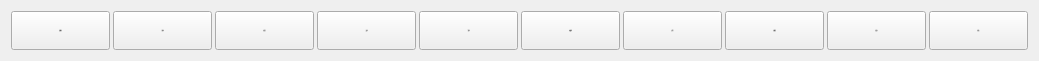
  <widget class="QWidget" name="layoutWidget">
   <property name="geometry">
    <rect>
     <x>0</x>
     <y>540</y>
     <width>1021</width>
     <height>41</height>
    </rect>
   </property>
   <layout class="QHBoxLayout" name="horizontalLayout">
    <property name="spacing">
     <number>3</number>
    </property>
    <item>
     <widget class="QPushButton" name="btnDelete">
      <property name="sizePolicy">
       <sizepolicy hsizetype="Preferred" vsizetype="Preferred">
        <horstretch>0</horstretch>
        <verstretch>0</verstretch>
       </sizepolicy>
      </property>
      <property name="minimumSize">
       <size>
        <width>99</width>
        <height>39</height>
       </size>
      </property>
      <property name="maximumSize">
       <size>
        <width>99</width>
        <height>39</height>
       </size>
      </property>
      <property name="font">
       <font>
        <family>SimSun</family>
        <pointsize>-1</pointsize>
        <weight>50</weight>
        <bold>false</bold>
       </font>
      </property>
      <property name="styleSheet">
       <string notr="true"/>
      </property>
      <property name="text">
       <string>删除</string>
      </property>
      <property name="icon">
       <iconset resource="images.qrc">
        <normaloff>:/images/teach_img/del.png</normaloff>:/images/teach_img/del.png</iconset>
      </property>
      <property name="iconSize">
       <size>
        <width>20</width>
        <height>20</height>
       </size>
      </property>
     </widget>
    </item>
    <item>
     <widget class="QPushButton" name="btnDevide">
      <property name="sizePolicy">
       <sizepolicy hsizetype="Preferred" vsizetype="Preferred">
        <horstretch>0</horstretch>
        <verstretch>0</verstretch>
       </sizepolicy>
      </property>
      <property name="minimumSize">
       <size>
        <width>99</width>
        <height>39</height>
       </size>
      </property>
      <property name="maximumSize">
       <size>
        <width>99</width>
        <height>39</height>
       </size>
      </property>
      <property name="font">
       <font>
        <family>SimSun</family>
        <pointsize>-1</pointsize>
        <weight>50</weight>
        <bold>false</bold>
       </font>
      </property>
      <property name="styleSheet">
       <string notr="true"/>
      </property>
      <property name="text">
       <string>分解</string>
      </property>
      <property name="icon">
       <iconset resource="images.qrc">
        <normaloff>:/images/teach_img/fenjie.png</normaloff>:/images/teach_img/fenjie.png</iconset>
      </property>
      <property name="iconSize">
       <size>
        <width>25</width>
        <height>25</height>
       </size>
      </property>
     </widget>
    </item>
    <item>
     <widget class="QPushButton" name="btnCombine">
      <property name="sizePolicy">
       <sizepolicy hsizetype="Preferred" vsizetype="Preferred">
        <horstretch>0</horstretch>
        <verstretch>0</verstretch>
       </sizepolicy>
      </property>
      <property name="minimumSize">
       <size>
        <width>99</width>
        <height>39</height>
       </size>
      </property>
      <property name="maximumSize">
       <size>
        <width>99</width>
        <height>39</height>
       </size>
      </property>
      <property name="font">
       <font>
        <family>SimSun</family>
        <pointsize>-1</pointsize>
        <weight>50</weight>
        <bold>false</bold>
       </font>
      </property>
      <property name="styleSheet">
       <string notr="true"/>
      </property>
      <property name="text">
       <string>组合</string>
      </property>
      <property name="icon">
       <iconset resource="images.qrc">
        <normaloff>:/images/teach_img/combin.png</normaloff>:/images/teach_img/combin.png</iconset>
      </property>
      <property name="iconSize">
       <size>
        <width>25</width>
        <height>25</height>
       </size>
      </property>
     </widget>
    </item>
    <item>
     <widget class="QPushButton" name="btnMoveUp">
      <property name="sizePolicy">
       <sizepolicy hsizetype="Preferred" vsizetype="Preferred">
        <horstretch>0</horstretch>
        <verstretch>0</verstretch>
       </sizepolicy>
      </property>
      <property name="minimumSize">
       <size>
        <width>99</width>
        <height>39</height>
       </size>
      </property>
      <property name="maximumSize">
       <size>
        <width>99</width>
        <height>39</height>
       </size>
      </property>
      <property name="font">
       <font>
        <family>SimSun</family>
        <pointsize>-1</pointsize>
        <weight>50</weight>
        <bold>false</bold>
       </font>
      </property>
      <property name="styleSheet">
       <string notr="true"/>
      </property>
      <property name="text">
       <string>上移</string>
      </property>
      <property name="icon">
       <iconset resource="images.qrc">
        <normaloff>:/images/teach_img/up.png</normaloff>:/images/teach_img/up.png</iconset>
      </property>
      <property name="iconSize">
       <size>
        <width>25</width>
        <height>25</height>
       </size>
      </property>
     </widget>
    </item>
    <item>
     <widget class="QPushButton" name="btnMoveDown">
      <property name="sizePolicy">
       <sizepolicy hsizetype="Preferred" vsizetype="Preferred">
        <horstretch>0</horstretch>
        <verstretch>0</verstretch>
       </sizepolicy>
      </property>
      <property name="minimumSize">
       <size>
        <width>99</width>
        <height>39</height>
       </size>
      </property>
      <property name="maximumSize">
       <size>
        <width>99</width>
        <height>39</height>
       </size>
      </property>
      <property name="font">
       <font>
        <family>SimSun</family>
        <pointsize>-1</pointsize>
        <weight>50</weight>
        <bold>false</bold>
       </font>
      </property>
      <property name="styleSheet">
       <string notr="true"/>
      </property>
      <property name="text">
       <string>下移</string>
      </property>
      <property name="icon">
       <iconset resource="images.qrc">
        <normaloff>:/images/teach_img/down.png</normaloff>:/images/teach_img/down.png</iconset>
      </property>
      <property name="iconSize">
       <size>
        <width>25</width>
        <height>25</height>
       </size>
      </property>
     </widget>
    </item>
    <item>
     <widget class="QPushButton" name="btnModify">
      <property name="sizePolicy">
       <sizepolicy hsizetype="Preferred" vsizetype="Preferred">
        <horstretch>0</horstretch>
        <verstretch>0</verstretch>
       </sizepolicy>
      </property>
      <property name="minimumSize">
       <size>
        <width>99</width>
        <height>39</height>
       </size>
      </property>
      <property name="maximumSize">
       <size>
        <width>99</width>
        <height>39</height>
       </size>
      </property>
      <property name="font">
       <font>
        <family>SimSun</family>
        <pointsize>-1</pointsize>
        <weight>50</weight>
        <bold>false</bold>
       </font>
      </property>
      <property name="styleSheet">
       <string notr="true"/>
      </property>
      <property name="text">
       <string>编辑</string>
      </property>
      <property name="icon">
       <iconset resource="images.qrc">
        <normaloff>:/images/teach_img/edit.png</normaloff>:/images/teach_img/edit.png</iconset>
      </property>
      <property name="iconSize">
       <size>
        <width>25</width>
        <height>25</height>
       </size>
      </property>
     </widget>
    </item>
    <item>
     <widget class="QPushButton" name="btnPilot">
      <property name="sizePolicy">
       <sizepolicy hsizetype="Preferred" vsizetype="Preferred">
        <horstretch>0</horstretch>
        <verstretch>0</verstretch>
       </sizepolicy>
      </property>
      <property name="minimumSize">
       <size>
        <width>99</width>
        <height>39</height>
       </size>
      </property>
      <property name="maximumSize">
       <size>
        <width>99</width>
        <height>39</height>
       </size>
      </property>
      <property name="font">
       <font>
        <family>SimSun</family>
        <pointsize>-1</pointsize>
        <weight>50</weight>
        <bold>false</bold>
       </font>
      </property>
      <property name="styleSheet">
       <string notr="true"/>
      </property>
      <property name="text">
       <string>试行</string>
      </property>
      <property name="icon">
       <iconset resource="images.qrc">
        <normaloff>:/images/teach_img/shixing.png</normaloff>:/images/teach_img/shixing.png</iconset>
      </property>
      <property name="iconSize">
       <size>
        <width>25</width>
        <height>25</height>
       </size>
      </property>
     </widget>
    </item>
    <item>
     <widget class="QPushButton" name="btnShield">
      <property name="sizePolicy">
       <sizepolicy hsizetype="Preferred" vsizetype="Preferred">
        <horstretch>0</horstretch>
        <verstretch>0</verstretch>
       </sizepolicy>
      </property>
      <property name="minimumSize">
       <size>
        <width>99</width>
        <height>39</height>
       </size>
      </property>
      <property name="maximumSize">
       <size>
        <width>99</width>
        <height>39</height>
       </size>
      </property>
      <property name="font">
       <font>
        <family>SimSun</family>
        <pointsize>-1</pointsize>
        <weight>50</weight>
        <bold>false</bold>
       </font>
      </property>
      <property name="styleSheet">
       <string notr="true"/>
      </property>
      <property name="text">
       <string>屏蔽</string>
      </property>
      <property name="icon">
       <iconset resource="images.qrc">
        <normaloff>:/images/teach_img/shield.png</normaloff>:/images/teach_img/shield.png</iconset>
      </property>
      <property name="iconSize">
       <size>
        <width>20</width>
        <height>20</height>
       </size>
      </property>
     </widget>
    </item>
    <item>
     <widget class="QPushButton" name="btnSave">
      <property name="sizePolicy">
       <sizepolicy hsizetype="Preferred" vsizetype="Preferred">
        <horstretch>0</horstretch>
        <verstretch>0</verstretch>
       </sizepolicy>
      </property>
      <property name="minimumSize">
       <size>
        <width>99</width>
        <height>39</height>
       </size>
      </property>
      <property name="maximumSize">
       <size>
        <width>99</width>
        <height>39</height>
       </size>
      </property>
      <property name="font">
       <font>
        <family>SimSun</family>
        <pointsize>-1</pointsize>
        <weight>50</weight>
        <bold>false</bold>
       </font>
      </property>
      <property name="styleSheet">
       <string notr="true"/>
      </property>
      <property name="text">
       <string>保存</string>
      </property>
      <property name="icon">
       <iconset resource="images.qrc">
        <normaloff>:/images/teach_img/save.png</normaloff>:/images/teach_img/save.png</iconset>
      </property>
      <property name="iconSize">
       <size>
        <width>30</width>
        <height>30</height>
       </size>
      </property>
     </widget>
    </item>
    <item>
     <widget class="QPushButton" name="btnInset">
      <property name="sizePolicy">
       <sizepolicy hsizetype="Preferred" vsizetype="Preferred">
        <horstretch>0</horstretch>
        <verstretch>0</verstretch>
       </sizepolicy>
      </property>
      <property name="minimumSize">
       <size>
        <width>99</width>
        <height>39</height>
       </size>
      </property>
      <property name="maximumSize">
       <size>
        <width>99</width>
        <height>39</height>
       </size>
      </property>
      <property name="font">
       <font>
        <family>SimSun</family>
        <pointsize>-1</pointsize>
        <weight>50</weight>
        <bold>false</bold>
       </font>
      </property>
      <property name="styleSheet">
       <string notr="true"/>
      </property>
      <property name="text">
       <string>插入</string>
      </property>
      <property name="icon">
       <iconset resource="images.qrc">
        <normaloff>:/images/teach_img/inset.png</normaloff>:/images/teach_img/inset.png</iconset>
      </property>
      <property name="iconSize">
       <size>
        <width>20</width>
        <height>20</height>
       </size>
      </property>
     </widget>
    </item>
   </layout>
  </widget>
